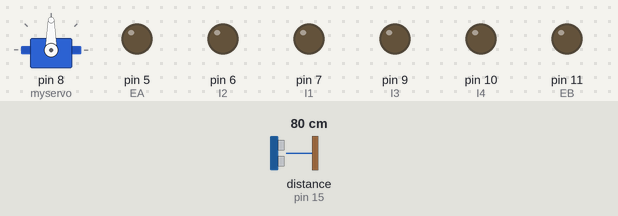
Recording of a sketch running on a simulated Arduino Uno, built with avr-gcc and run on an emulated ATmega328P. Shown: servo, output pins drawn as LEDs (lit = HIGH). Wiring (inferred from the names in the program): ultrasonic range finder: trigger pin 15; echo pin 15. The inputs (shaded band) are chosen by the test bench; at power-on: distance to the obstacle (sensor on pin 15) 80 cm. The echo pulse lasts 58.3 µs per cm.

Above: at 0.05 s.
At 1.1 s:
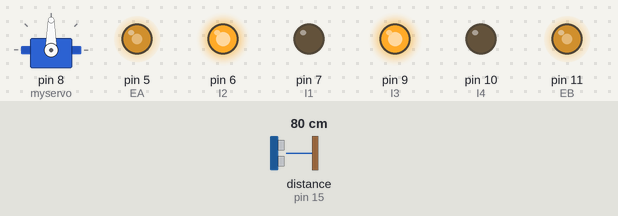
At 2.2 s:
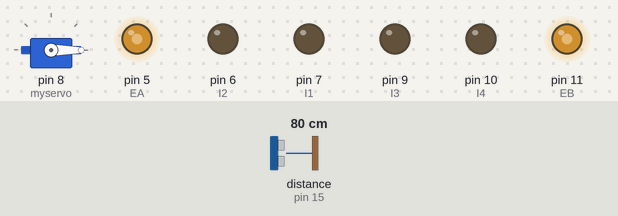
At 4.4 s:
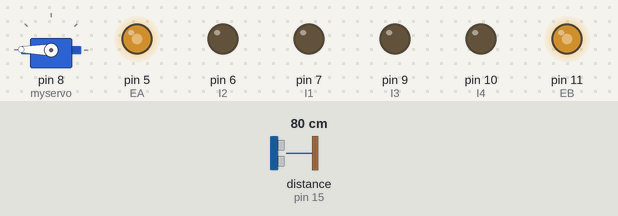
At 7.25 s:
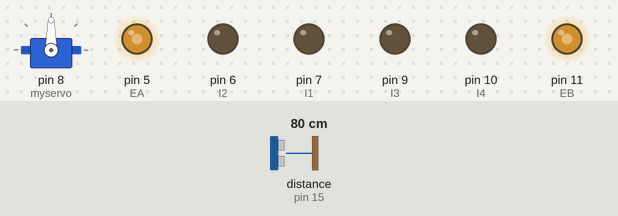
At 8.8 s:
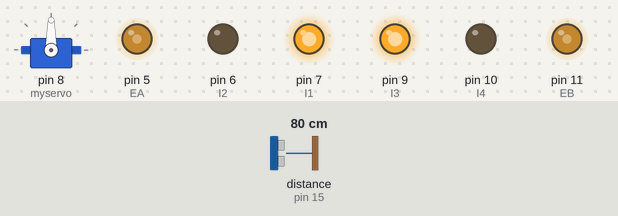
Timing chart, 0 to 11.4 s (numbered marks = the images above):
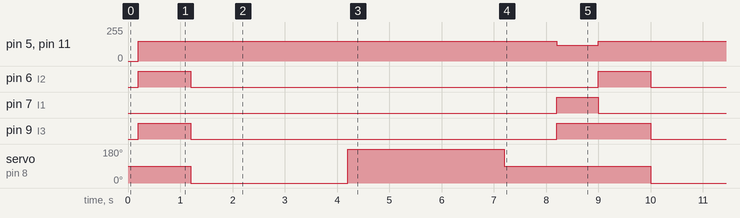

The sketch:

RB-13K056_AS_4WD_chaoshengbo.ino
```cpp
#include <Servo.h>
Servo myservo;
int duration; //定义变量duration用来存储脉冲
int distance; //定义变量distance用来存储距离值
int srfPin = 15; //定义srfPin为数字口15
int z; //定义变量Z int val;
int val;//定义变量val
int val1; //定义变量val1
int val2; //定义变量val2
#define EA 5
#define I2 6
#define I1 7
#define EB 11
#define I4 10
#define I3 9
void setup()
{
myservo.attach(8); //8号引脚输出舵机控制信号
myservo.write(90); //使舵机转到90度
Serial.begin(9600);//打开串口，设置波特率为9600
pinMode(I1,OUTPUT);//定义I1 接口
pinMode(I2,OUTPUT);//定义I2 接口
pinMode(EA,OUTPUT);//定义EA(PWM 调速)接口
pinMode(EB,OUTPUT);//定义EB(PWM 调速)接口
pinMode(I4,OUTPUT);//定义I4 接口
pinMode(I3,OUTPUT);//定义I3 接口
}
void loop()
{
  delay(200);
  qianjin(); //调用前进子程序
  val=Ultrasonic(z); //将超声波读取的距离值赋值给val
   if(val<35) //判断如果val小于25则继续执行
{
  tingzhi(); //调用停止子程序
  myservo.write(0); //让舵机转0度
  delay(1000); //延时1秒等待舵机到达指定位置
  val1=Ultrasonic(z); //将超声波读取的距离值赋值给
  delay(1000); //延时1秒等待舵机到达指定位置
  myservo.write(179); //让舵机转180度
  delay(1000); //延时1秒等待舵机到达指定位置
  val2=Ultrasonic(z); //将超声波读取的距离值赋值给val2
  delay(1000); //延时1秒等待舵机到达指定位置
  myservo.write(90); //让舵机转90度
  delay(1000); //延时1秒
  if(val1<val2)
{
  zuozhuan(); //调用左转子程序
  delay(100); //延时200毫秒
 }
  else
{
  youzhuan(); //调用右转子程序
  delay(100); //延时200毫秒
}
  delay(500); //延时500毫秒
  }
}
void qianjin()//前进
{
analogWrite(EA,150);//输入模拟值进行设定速度
analogWrite(EB,150);
digitalWrite(I2,HIGH);//使直流电机运转
digitalWrite(I1,LOW);
digitalWrite(I3,HIGH);//使直流电机运转
digitalWrite(I4,LOW);
}

void houtui()//后退
{
analogWrite(EA,120);//输入模拟值进行设定速度
analogWrite(EB,120);
digitalWrite(I2,LOW);//使直流电机运转
digitalWrite(I1,HIGH);
digitalWrite(I3,LOW);//使直流电机运转
digitalWrite(I4,HIGH);
}

void youzhuan()//右转
{
analogWrite(EA,120);//输入模拟值进行设定速度
analogWrite(EB,120);
digitalWrite(I2,LOW);//使直流电机运转
digitalWrite(I1,HIGH);
digitalWrite(I3,HIGH);//使直流电机运转
digitalWrite(I4,LOW);
}

void zuozhuan()//左转
{
analogWrite(EA,120);//输入模拟值进行设定速度
analogWrite(EB,120);
digitalWrite(I2,HIGH);//使直流电机运转
digitalWrite(I1,LOW);
digitalWrite(I3,LOW);//使直流电机运转
digitalWrite(I4,HIGH);
}

void tingzhi()//停止
{
digitalWrite(I2,LOW);//使直流电机停转
digitalWrite(I1,LOW);
digitalWrite(I3,LOW);//使直流电机停转
digitalWrite(I4,LOW);
}

int Ultrasonic(int distance)
{
  pinMode(srfPin,OUTPUT); //定义srfPin为输出接口
  digitalWrite(srfPin, HIGH); //高电平触发前发送2微秒的低电平
  delayMicroseconds(2);
  digitalWrite(srfPin, LOW); //发送10微秒的高电平开始检测
  delayMicroseconds(10);
  digitalWrite(srfPin, HIGH); //等待脉冲返回前发送一个低电平
  pinMode(srfPin, INPUT); //定义srfPin为输入接口
  duration = pulseIn(srfPin, LOW); //从URF02读取脉冲
  distance = duration/58; //除以58得到距离值
  return distance;
}
```

Measured:
- by itself, pin 5 (EA), pin 11 (EB): alternates 150/255 for 8.0 s and 120/255 for 0.80 s
- by itself, pin 6 (I2): alternates HIGH for 1.0 s and LOW for 7.8 s
- by itself, pin 7 (I1): alternates HIGH for 0.80 s and LOW for 8.0 s
- by itself, pin 9 (I3): repeats every 8.8 s: LOW 7.0 s, HIGH 1.8 s
- by itself, servo on pin 8 (myservo): repeats every 8.8 s: 179° 3.0 s, 90° 2.8 s, 0° 3.0 s
